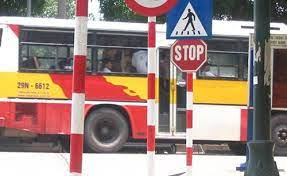
#> input picture stop.jpg, 287 x 176 px, found by its file name
$ python 2174802010358_NguyenLeThanhDuy_231_71ITAI40603_0103_lab5.py
#> lines starting #> are read from the running program, lines starting #| are printed output that depends on the picture
import cv2
import matplotlib.pyplot as plt

img = cv2.imread("D:\ThiGiacMayTinh\LAB6/stop.jpg")
#> img is the input picture: shape (176, 287, 3); mean B, G, R 127.4, 134.6, 156.4
img_gray = cv2.cvtColor(img, cv2.COLOR_BGR2GRAY)
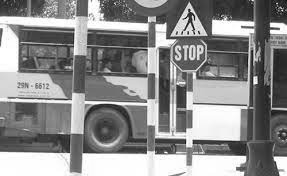
#> img_gray: shape (176, 287); min 1, max 255, mean 140.3
img_rgb = cv2.cvtColor(img, cv2.COLOR_BGR2RGB)

# Load the cascade
stop_data = cv2.CascadeClassifier('D:\ThiGiacMayTinh\LAB6/stop_data.xml')

# Detect STOP signs
found = stop_data.detectMultiScale(img_gray, minSize=(20, 20))
#> found = [[163, 26, 53, 53]]
amount_found = len(found)
#> amount_found = 1

if amount_found != 0:
    for (x, y, width, height) in found:
        cv2.rectangle(img_rgb, (x, y), (x + width, y + height), (0, 255, 0), 5)
#> this loop made 1 pass
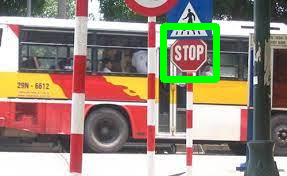
#> img_rgb: shape (176, 287, 3); mean R, G, B 152.3, 138, 123.6

plt.imshow(img_rgb)
plt.show()


import cv2
from matplotlib import pyplot as nltd

# Opening image
img = cv2.imread("D:\ThiGiacMayTinh/homies.jpg")

# OpenCV opens images as BRG
# but we want it as RGB We'll
# also need a grayscale version
#> (the run stopped early here; a loop or call above may not have finished)

$ run again, with highschool.jpg copied over stop.jpg
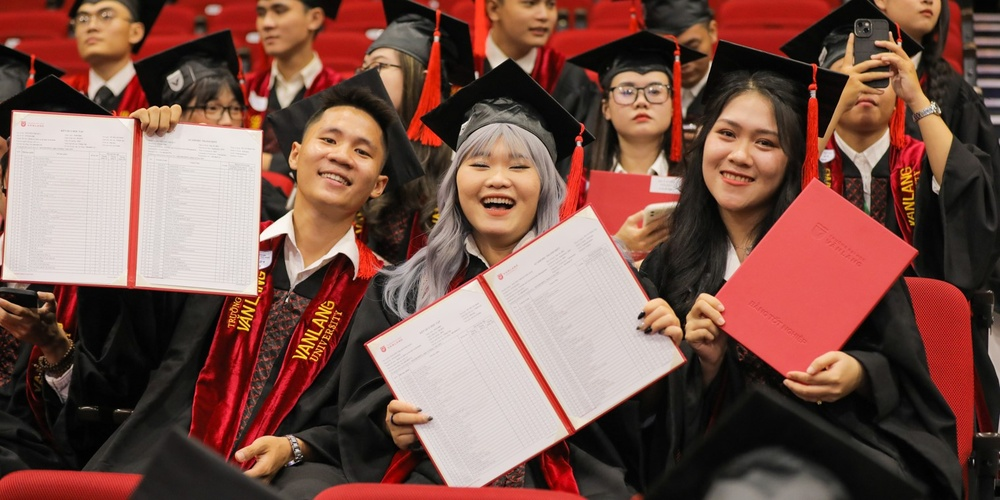
#> input picture highschool.jpg, 1000 x 500 px, shrunk from 1516 x 758 before the run, found by its file name
#> img is the input picture: shape (500, 1000, 3); mean B, G, R 73.9, 83.1, 122.1
#> `img_gray = cv2.cvtColor(img, cv2.COLOR_BGR2GRAY)`:
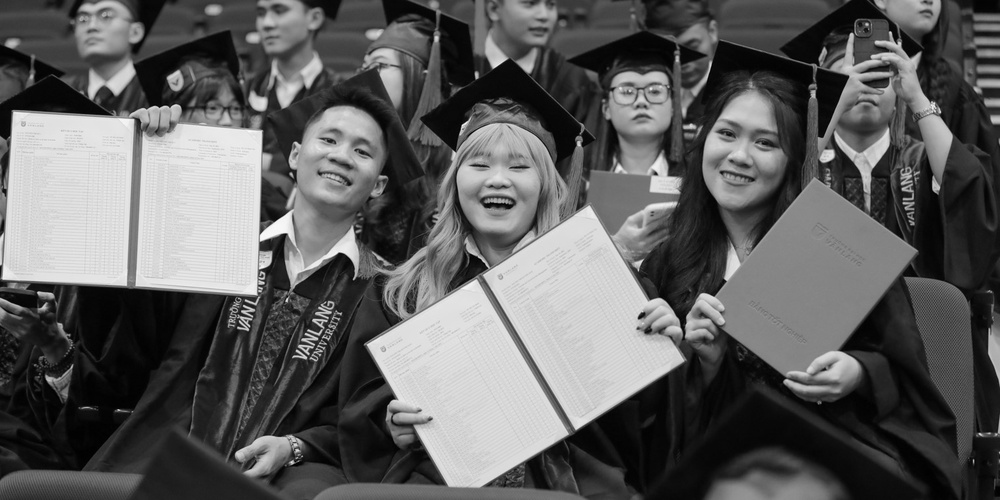
#> img_gray: shape (500, 1000); min 0, max 251, mean 93.7
#> found = ()
#> amount_found = 0
